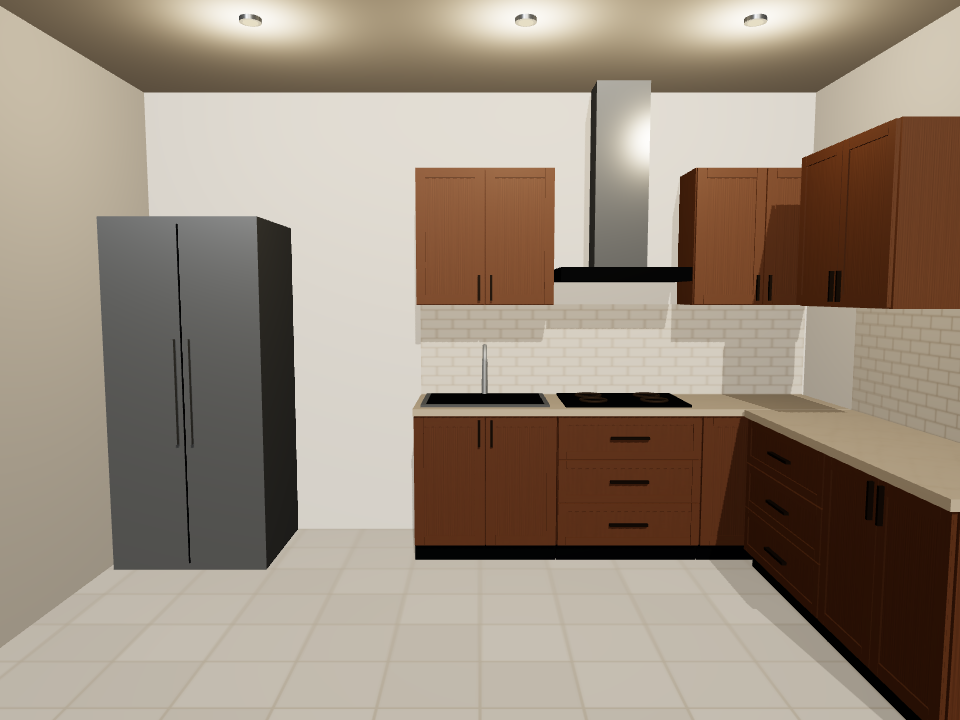
#> input picture renders/phase3_test/proto_before-0be2428299f3b11b-cam_front.png, 960 x 720 px
$ python cv_analyzer.py ../../renders/phase3_test/proto_before-0be2428299f3b11b-cam_front.png
#> lines starting #> are read from the running program, lines starting #| are printed output that depends on the picture
#!/usr/bin/env python3
"""
NoKabin Real Computer Vision Analyzer (Phase 4)
Analyzes 1-3 kitchen photographs using NumPy & Pillow to extract structural zones,
cabinet door seam cadence, dominant upper/lower paint colors, lighting warmth,
and candidate appliance/opening detections with explicit confidence scores.

Note: Monocular photographs alone cannot guarantee exact metric dimensions;
extracted visual structure must be fused with customer-supplied wall & height dimensions.
"""
import hashlib
import json
import sys
import numpy as np
from PIL import Image


def compute_sha256(path):
    h = hashlib.sha256()
    with open(path, "rb") as f:
        for chunk in iter(lambda: f.read(65536), b""):
            h.update(chunk)
    return h.hexdigest()


def rgb_to_hex(rgb):
    r, g, b = [int(max(0, min(255, round(v)))) for v in rgb]
    return f"#{r:02x}{g:02x}{b:02x}"


def dominant_median_rgb(patch):
    if patch.size == 0:
        return [150, 130, 110]
    flat = patch.reshape(-1, 3)
    lum = 0.299 * flat[:, 0] + 0.587 * flat[:, 1] + 0.114 * flat[:, 2]
    valid = flat[(lum > 28) & (lum < 238)]
    if len(valid) < 20:
        valid = flat
    med = np.median(valid, axis=0)
    return [float(med[0]), float(med[1]), float(med[2])]


def analyze_single_image(img_path, index):
    image_hash = compute_sha256(img_path)
    with Image.open(img_path) as im:
#> im is the input picture: PIL image 960x720 RGBA; mean R, G, B, A 153.4, 139, 123.7, 255
        im_rgb = im.convert("RGB")
        orig_w, orig_h = im_rgb.size
#> orig_w = 960; orig_h = 720
        resized = im_rgb.resize((320, 240), Image.Resampling.BILINEAR)
        arr = np.asarray(resized, dtype=np.float32)

    h, w, _ = arr.shape
#> h = 240; w = 320
    lum = 0.299 * arr[:, :, 0] + 0.587 * arr[:, :, 1] + 0.114 * arr[:, :, 2]

    # Ambient lighting stats & warm/cool balance
    mean_lum = float(np.mean(lum))
#> mean_lum = 141.6
    warmth = float(np.mean(arr[:, :, 0] - arr[:, :, 2]))  # positive = warm tone
#> warmth = 29.73
    sat = np.max(arr, axis=2) - np.min(arr, axis=2)

    # Vertical structural profile: locate countertop horizontal edge near middle band (y in 40%..68%)
    gy = np.abs(np.diff(lum, axis=0))
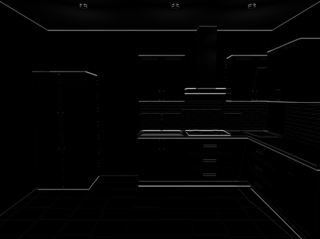
#> gy: shape (239, 320) float32; min 0, max 165.1, mean 3.8
    row_energy = np.mean(gy[:, int(w * 0.1):int(w * 0.9)], axis=1)
#> row_energy = 239 values, max 74.92 at index 30, min 0.225 at index 238, mean 4.18
    mid_start, mid_end = int(h * 0.40), int(h * 0.68)
#> mid_start = 96; mid_end = 163
    counter_row = int(mid_start + np.argmax(row_energy[mid_start:mid_end]))
#> counter_row = 130
    counter_y_ratio = round(counter_row / h, 3)
#> counter_y_ratio = 0.542

    # Upper zone: 12% .. counter_y - 14%; Lower zone: counter_y + 4% .. 88%
    upper_y0, upper_y1 = int(h * 0.12), max(int(h * 0.22), int(counter_row - h * 0.14))
#> upper_y0 = 28; upper_y1 = 96
    lower_y0, lower_y1 = min(int(h * 0.80), int(counter_row + h * 0.04)), int(h * 0.88)
#> lower_y0 = 139; lower_y1 = 211

    upper_patch = arr[upper_y0:upper_y1, int(w * 0.12):int(w * 0.88)]
    lower_patch = arr[lower_y0:lower_y1, int(w * 0.12):int(w * 0.88)]
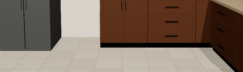
#> lower_patch: shape (72, 243, 3) float32; mean R, G, B 123.1, 106.2, 93.2

    upper_rgb = dominant_median_rgb(upper_patch)
#> in dominant_median_rgb, `lum = 0.299 * flat[:, 0] + 0.587 * flat[:, 1] + 0.114 * flat[:, 2]`: lum = 16524 values, max 252.1 at index 4308, min 0 at index 15456, mean 159.8
#> in dominant_median_rgb, `med = np.median(valid, axis=0)`: med = [208, 200, 187]
#> upper_rgb = [208, 200, 187]
    lower_rgb = dominant_median_rgb(lower_patch)
#> lower_rgb = [95, 86, 83]

    # Detect vertical door seams in lower cabinet band via vertical gradient peaks
    gx = np.abs(np.diff(lum[lower_y0:lower_y1, :], axis=1))
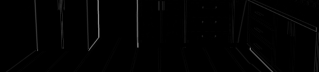
#> gx: shape (72, 319) float32; min 0, max 140.9, mean 2.3
    col_energy = np.mean(gx, axis=0)
#> col_energy = 319 values, max 68.24 at index 98, min 0.0113 at index 69, mean 2.3
    thresh = float(np.mean(col_energy) + 0.85 * np.std(col_energy))
#> thresh = 7.52
    seam_peaks = []
    min_gap = 18
    for x in range(int(w * 0.08), int(w * 0.92)):
        if col_energy[x] > thresh and (not seam_peaks or x - seam_peaks[-1] >= min_gap):
            seam_peaks.append(x)
#> after the loop, seam_peaks = [35, 60, 87, 136, 184]
    estimated_bays = max(3, min(8, len(seam_peaks) + 1))
#> estimated_bays = 6

    # Candidate structural component & appliance heuristics (normalized x in [0..1])
    components = []
    zone_conf_base = 0.82 if mean_lum > 45 and np.std(lum) > 20 else 0.62
#> zone_conf_base = 0.82

    # Split horizontal space into 5 vertical slices to locate major tall/appliances
    slices = 5
    sw = w // slices
#> sw = 64
    fridge_slice = None
    max_tall_score = -1.0
    for s in range(slices):
        x0, x1 = s * sw, (s + 1) * sw
        tall_patch_lum = lum[int(h * 0.16):int(h * 0.82), x0:x1]
        tall_patch_sat = sat[int(h * 0.16):int(h * 0.82), x0:x1]
        uniformity = 1.0 / (1.0 + float(np.std(tall_patch_lum)) / 25.0)
        low_sat = 1.0 if float(np.mean(tall_patch_sat)) < 28.0 else 0.35
        score = uniformity * low_sat
        if score > max_tall_score:
            max_tall_score = score
            fridge_slice = s
#> this loop made 5 passes
#> (uniformity, low_sat, score, max_tall_score) on pass 1: (0.38, 1, 0.38, 0.38)
#> (uniformity, low_sat, score) on passes 2 to 5: (0.268, 1, 0.268), (0.266, 0.35, 0.0929), (0.259, 0.35, 0.0905), (0.298, 0.35, 0.104)
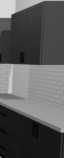
#> tall_patch_lum: shape (158, 64) float32; min 0, max 217.4, mean 89.4
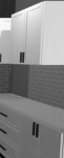
#> tall_patch_sat: shape (158, 64) float32; min 0, max 87, mean 46.7; drawn with min black and max white
#> after the loop, fridge_slice = 0; max_tall_score = 0.38

    fridge_side = "left" if (fridge_slice is not None and fridge_slice <= 1) else ("right" if fridge_slice is not None and fridge_slice >= 3 else "left")
#> fridge_side = 'left'

    # Dark cooktop glass zone near counter top
    ct_band_lum = lum[max(0, counter_row - 8):min(h, counter_row + 8), :]
    slice_darkness = [float(np.mean(ct_band_lum[:, s * sw:(s + 1) * sw])) for s in range(slices)]
#> slice_darkness = [125.1, 136.5, 160.5, 151.5, 149.6]
    stove_slice = int(np.argmin(slice_darkness))
#> stove_slice = 0
    stove_pos_norm = round((stove_slice + 0.5) / slices, 2)
#> stove_pos_norm = 0.1

    # Sink / faucet zone: high specular/metallic contrast right above counter band, avoiding stove slice
    faucet_band_lum = lum[max(0, counter_row - 26):max(1, counter_row - 2), :]
    faucet_band_sat = sat[max(0, counter_row - 26):max(1, counter_row - 2), :]
    sink_scores = []
    for s in range(slices):
        if s == stove_slice:
            sink_scores.append(-1.0)
            continue
        sl_lum = faucet_band_lum[:, s * sw:(s + 1) * sw]
        sl_sat = faucet_band_sat[:, s * sw:(s + 1) * sw]
        edge_v = float(np.mean(np.abs(np.diff(sl_lum, axis=1)))) if sl_lum.shape[1] > 2 else 0.0
        chrome_low_sat = 1.0 / (1.0 + float(np.mean(sl_sat)) / 20.0)
        sink_scores.append(edge_v * chrome_low_sat)
#> this loop made 5 passes
#> (edge_v, chrome_low_sat) on passes 2 to 5: (3.89, 0.7), (2.28, 0.483), (1.95, 0.462), (2.81, 0.406)
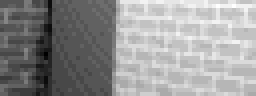
#> sl_sat: shape (24, 64) float32 (shown 4 times larger); min 17, max 38, mean 29.3; drawn with min black and max white
#> after the loop, sink_scores = [-1, 2.72, 1.1, 0.902, 1.14]
    sink_slice = int(np.argmax(sink_scores))
#> sink_slice = 1
    sink_pos_norm = round((sink_slice + 0.5) / slices, 2)
#> sink_pos_norm = 0.3

    # Layout hint: strong vertical perspective asymmetry between left/right outer edges indicates L/Galley depth
    left_edge_energy = float(np.mean(gy[:, :int(w * 0.18)]))
#> left_edge_energy = 1.32
    right_edge_energy = float(np.mean(gy[:, int(w * 0.82):]))
#> right_edge_energy = 3.71
    center_edge_energy = float(np.mean(gy[:, int(w * 0.30):int(w * 0.70)])) + 1e-3
#> center_edge_energy = 4.64
    side_ratio = max(left_edge_energy, right_edge_energy) / center_edge_energy
#> side_ratio = 0.8
    layout_hint = "l_shape" if side_ratio > 1.08 else "linear"
#> layout_hint = 'linear'

    # Bright overexposed patch in backsplash/upper wall -> localized window opening (not an all-white wall)
    window_detected = False
    window_x_norm = 0.5
    upper_bright = lum[int(h * 0.18):int(counter_row), :]
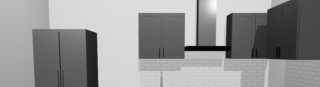
#> upper_bright: shape (87, 320) float32; min 0, max 252.1, mean 147.3
    if upper_bright.size > 0:
        bright_cols = np.mean(upper_bright > 235, axis=0)
#> bright_cols = 320 values, max 0.115 at index 213, min 0 at index 0, mean 0.0019
        overall_bright_frac = float(np.mean(upper_bright > 235))
#> overall_bright_frac = 0.0019
        if float(np.max(bright_cols)) > 0.50 and overall_bright_frac < 0.60:
            window_detected = True
            window_x_norm = round(float(np.argmax(bright_cols)) / w, 2)

    components.append({
        "id": f"photo{index+1}_wall_back",
        "type": "wall",
        "confidence": round(min(0.95, zone_conf_base + 0.08), 2),
    })
    components.append({
        "id": f"photo{index+1}_upper_zone",
        "type": "upper_cabinets",
        "colorHex": rgb_to_hex(upper_rgb),
        "estimatedBays": max(2, estimated_bays - 1),
        "confidence": round(zone_conf_base, 2),
    })
#> in rgb_to_hex, `r, g, b = [int(max(0, min(255, round(v)))) for v in rgb]`: r = 208; g = 200; b = 187
    components.append({
        "id": f"photo{index+1}_lower_zone",
        "type": "base_cabinets",
        "colorHex": rgb_to_hex(lower_rgb),
        "estimatedBays": estimated_bays,
        "confidence": round(min(0.94, zone_conf_base + 0.05), 2),
    })
    components.append({
        "id": f"photo{index+1}_countertop",
        "type": "countertop",
        "yRatio": counter_y_ratio,
        "confidence": round(zone_conf_base, 2),
    })
    components.append({
        "id": f"photo{index+1}_fridge_cue",
        "type": "fridge",
        "sideHint": fridge_side,
        "confidence": 0.72 if max_tall_score > 0.35 else 0.52,
    })
    components.append({
        "id": f"photo{index+1}_sink_cue",
        "type": "sink",
        "xNorm": sink_pos_norm,
        "confidence": 0.70,
    })
    components.append({
        "id": f"photo{index+1}_stove_cue",
        "type": "stove",
        "xNorm": stove_pos_norm,
        "confidence": 0.74,
    })
    if window_detected:
        components.append({
            "id": f"photo{index+1}_window_cue",
            "type": "window",
            "xNorm": window_x_norm,
            "confidence": 0.68,
        })

    return {
        "index": index,
        "imageHash": image_hash,
        "resolution": {"width": orig_w, "height": orig_h},
        "lighting": {
            "meanBrightness": round(mean_lum, 1),
            "warmthDelta": round(warmth, 1),
            "toneLabel": "گرم" if warmth > 8 else ("سرد" if warmth < -5 else "خنثی"),
        },
        "dominantColors": {
            "upperHex": rgb_to_hex(upper_rgb),
            "lowerHex": rgb_to_hex(lower_rgb),
        },
        "counterYRatio": counter_y_ratio,
        "estimatedBays": estimated_bays,
        "layoutHint": layout_hint,
        "fridgeSideHint": fridge_side,
        "sinkXNorm": sink_pos_norm,
        "stoveXNorm": stove_pos_norm,
        "windowDetected": window_detected,
        "windowXNorm": window_x_norm,
        "components": components,
        "overallConfidence": round(zone_conf_base, 2),
    }


def main():
    paths = sys.argv[1:]
    if not paths:
        print(json.dumps({"ok": False, "error": "No image paths provided"}))
        sys.exit(1)

    per_photo = []
    for idx, p in enumerate(paths):
        try:
            per_photo.append(analyze_single_image(p, idx))
        except Exception as exc:
            per_photo.append({"index": idx, "error": str(exc), "overallConfidence": 0.0, "components": []})

    valid_photos = [p for p in per_photo if "error" not in p]
#> valid_photos = 1 item
    if not valid_photos:
        print(json.dumps({"ok": False, "error": "All uploaded images failed CV analysis", "perPhoto": per_photo}))
        sys.exit(2)

    avg_bays = int(round(np.mean([p["estimatedBays"] for p in valid_photos])))
#> avg_bays = 6
    avg_conf = float(np.mean([p["overallConfidence"] for p in valid_photos]))
#> avg_conf = 0.82
    multi_angle_bonus = 0.06 if len(valid_photos) >= 2 else 0.0
#> multi_angle_bonus = 0
    reconciled_conf = round(min(0.95, avg_conf + multi_angle_bonus), 2)
#> reconciled_conf = 0.82

    fridge_votes = [p["fridgeSideHint"] for p in valid_photos]
#> fridge_votes = ['left']
    fridge_side = max(set(fridge_votes), key=fridge_votes.count)
#> fridge_side = 'left'
    layout_votes = [p["layoutHint"] for p in valid_photos]
#> layout_votes = ['linear']
    layout_hint = max(set(layout_votes), key=layout_votes.count)
#> layout_hint = 'linear'
    window_detected = any(p["windowDetected"] for p in valid_photos)
#> window_detected = False
    window_x = next((p["windowXNorm"] for p in valid_photos if p["windowDetected"]), 0.5)
#> window_x = 0.5

    avg_sink_x = round(float(np.mean([p["sinkXNorm"] for p in valid_photos])), 2)
#> avg_sink_x = 0.3
    avg_stove_x = round(float(np.mean([p["stoveXNorm"] for p in valid_photos])), 2)
#> avg_stove_x = 0.1

    result = {
        "ok": True,
        "photosAnalyzed": len(valid_photos),
        "imageHashes": [p["imageHash"] for p in valid_photos],
        "perPhoto": per_photo,
        "reconciled": {
            "upperColorHex": valid_photos[0]["dominantColors"]["upperHex"],
            "lowerColorHex": valid_photos[0]["dominantColors"]["lowerHex"],
            "lightingTone": valid_photos[0]["lighting"]["toneLabel"],
            "estimatedCabinetBays": avg_bays,
            "layoutHint": layout_hint,
            "fridgeSideHint": fridge_side,
            "sinkXNorm": avg_sink_x,
            "stoveXNorm": avg_stove_x,
            "windowDetected": window_detected,
            "windowXNorm": window_x,
            "averageConfidence": reconciled_conf,
            "requiresCustomerDimensions": True,
        },
    }
    print(json.dumps(result, ensure_ascii=False))
#> (printed output is left out)


if __name__ == "__main__":
    main()

$ run again, on renders/phase3_test/proto_before-0be2428299f3b11b-cam_right.png
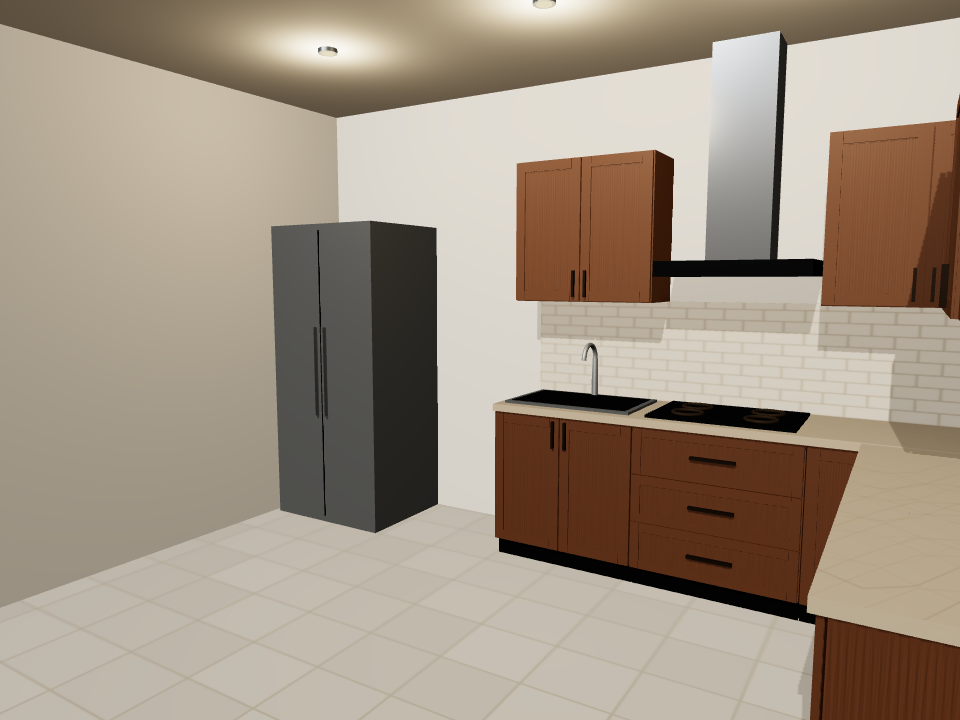
#> input picture renders/phase3_test/proto_before-0be2428299f3b11b-cam_right.png, 960 x 720 px
#> in analyze_single_image, im is the input picture: PIL image 960x720 RGBA; mean R, G, B, A 160.7, 146.6, 130.5, 255
#> mean_lum = 149
#> warmth = 30.14
#> row_energy = 239 values, max 26.01 at index 91, min 0.253 at index 40, mean 3.86
#> counter_row = 135
#> counter_y_ratio = 0.562
#> upper_y0 = 28; upper_y1 = 101
#> lower_y0 = 144; lower_y1 = 211
#> in dominant_median_rgb, `lum = 0.299 * flat[:, 0] + 0.587 * flat[:, 1] + 0.114 * flat[:, 2]`: lum = 17739 values, max 222.4 at index 170, min 0 at index 14571, mean 160.9
#> med = [190, 179, 160]
#> lower_rgb = [158, 149, 133]
#> col_energy = 319 values, max 59.96 at index 164, min 0.243 at index 4, mean 2.13
#> thresh = 6.34
#> after the loop in analyze_single_image, `for x in range(int(w * 0.08), int(w * 0.92)):`: seam_peaks = [92, 124, 144, 163, 188, 208, 266]
#> estimated_bays = 8
#> zone_conf_base = 0.82
#> the loop in analyze_single_image, `for s in range(slices):` made 5 passes
#> (uniformity, low_sat, score, max_tall_score) on pass 1: (0.684, 1, 0.684, 0.684)
#> after the loop in analyze_single_image, `for s in range(slices):`:
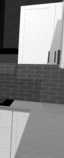
#> tall_patch_sat: shape (158, 64) float32; min 0, max 83, mean 45; drawn with min black and max white
#> after the loop in analyze_single_image, `for s in range(slices):`: fridge_slice = 0; max_tall_score = 0.684
#> in analyze_single_image, `fridge_side = "left" if (fridge_slice is not None and fridge_slice <= ..`: fridge_side = 'left'
#> slice_darkness = [155.3, 110.1, 120.9, 118.9, 167.3]
#> stove_slice = 1
#> stove_pos_norm = 0.3
#> the loop in analyze_single_image, `for s in range(slices):` made 5 passes
#> (edge_v, chrome_low_sat) on passes 1, 3, 4, 5: (0.0793, 0.417), (3.76, 0.615), (3.77, 0.485), (1.99, 0.463)
#> after the loop in analyze_single_image, `for s in range(slices):`: sink_scores = [0.0331, -1, 2.32, 1.83, 0.922]
#> sink_slice = 2
#> sink_pos_norm = 0.5
#> left_edge_energy = 0.948
#> right_edge_energy = 4.2
#> center_edge_energy = 3.99
#> side_ratio = 1.05
#> in analyze_single_image, `layout_hint = "l_shape" if side_ratio > 1.08 else "linear"`: layout_hint = 'linear'
#> in analyze_single_image, `upper_bright = lum[int(h * 0.18):int(counter_row), :]`:
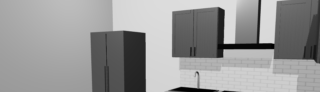
#> upper_bright: shape (92, 320) float32; min 0, max 221.5, mean 151.3
#> bright_cols = 320 values from 0 to 0
#> overall_bright_frac = 0
#> r = 190; g = 179; b = 160
#> valid_photos = 1 item
#> avg_bays = 8
#> avg_conf = 0.82
#> multi_angle_bonus = 0
#> reconciled_conf = 0.82
#> fridge_votes = ['left']
#> in main, `fridge_side = max(set(fridge_votes), key=fridge_votes.count)`: fridge_side = 'left'
#> layout_votes = ['linear']
#> in main, `layout_hint = max(set(layout_votes), key=layout_votes.count)`: layout_hint = 'linear'
#> window_detected = False
#> window_x = 0.5
#> avg_stove_x = 0.3
#> (printed output is left out)

$ run again, on renders/phase3_test/proto_before-4c90de7103c3655b-cam_left.png
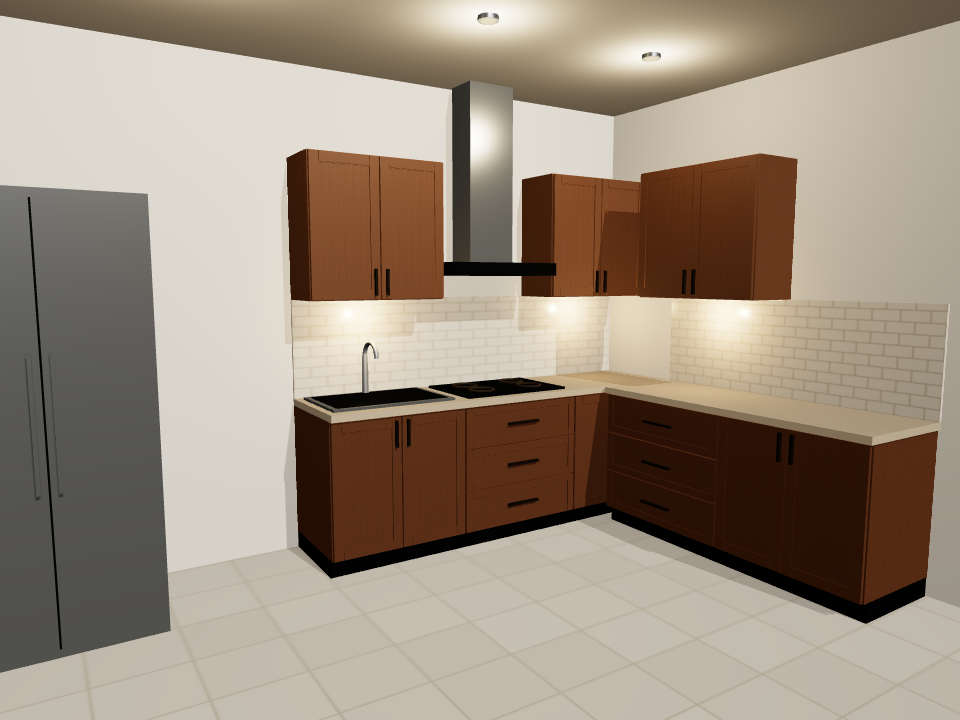
#> input picture renders/phase3_test/proto_before-4c90de7103c3655b-cam_left.png, 960 x 720 px
#> in analyze_single_image, im is the input picture: PIL image 960x720 RGBA; mean R, G, B, A 155, 140.7, 125.3, 255
#> mean_lum = 143.2
#> warmth = 29.64
#> row_energy = 239 values, max 42.46 at index 99, min 0.0937 at index 45, mean 4.23
#> counter_row = 99
#> counter_y_ratio = 0.412
#> upper_y0 = 28; upper_y1 = 65
#> lower_y0 = 108; lower_y1 = 211
#> in dominant_median_rgb, `lum = 0.299 * flat[:, 0] + 0.587 * flat[:, 1] + 0.114 * flat[:, 2]`: lum = 8991 values, max 252.8 at index 4251, min 31.15 at index 7348, mean 176.8
#> med = [210, 200, 181]
#> lower_rgb = [193, 184, 170]
#> col_energy = 319 values, max 41.96 at index 98, min 0.00401 at index 33, mean 3.01
#> thresh = 6.81
#> after the loop in analyze_single_image, `for x in range(int(w * 0.08), int(w * 0.92)):`: seam_peaks = [51, 94, 120]
#> estimated_bays = 4
#> zone_conf_base = 0.82
#> the loop in analyze_single_image, `for s in range(slices):` made 5 passes
#> (uniformity, low_sat, score, max_tall_score) on pass 1: (0.302, 1, 0.302, 0.302)
#> after the loop in analyze_single_image, `for s in range(slices):`:
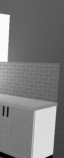
#> tall_patch_sat: shape (158, 64) float32; min 0, max 76, mean 37.2; drawn with min black and max white
#> after the loop in analyze_single_image, `for s in range(slices):`: fridge_slice = 0; max_tall_score = 0.302
#> in analyze_single_image, `fridge_side = "left" if (fridge_slice is not None and fridge_slice <= ..`: fridge_side = 'left'
#> slice_darkness = [121.4, 177.5, 155.7, 133.4, 162.3]
#> stove_slice = 0
#> stove_pos_norm = 0.1
#> the loop in analyze_single_image, `for s in range(slices):` made 5 passes
#> (edge_v, chrome_low_sat) on passes 2 to 5: (5.11, 0.308), (8.69, 0.286), (2.52, 0.225), (2.38, 0.367)
#> after the loop in analyze_single_image, `for s in range(slices):`: sink_scores = [-1, 1.57, 2.49, 0.567, 0.872]
#> sink_slice = 2
#> sink_pos_norm = 0.5
#> left_edge_energy = 1.79
#> right_edge_energy = 2.63
#> center_edge_energy = 5.85
#> side_ratio = 0.449
#> in analyze_single_image, `layout_hint = "l_shape" if side_ratio > 1.08 else "linear"`: layout_hint = 'linear'
#> in analyze_single_image, `upper_bright = lum[int(h * 0.18):int(counter_row), :]`:
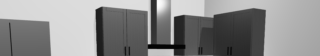
#> upper_bright: shape (56, 320) float32; min 1.89, max 252.8, mean 139.6
#> bright_cols = 320 values, max 0.161 at index 157, min 0 at index 0, mean 0.00268
#> overall_bright_frac = 0.00268
#> r = 210; g = 200; b = 181
#> valid_photos = 1 item
#> avg_bays = 4
#> avg_conf = 0.82
#> multi_angle_bonus = 0
#> reconciled_conf = 0.82
#> fridge_votes = ['left']
#> in main, `fridge_side = max(set(fridge_votes), key=fridge_votes.count)`: fridge_side = 'left'
#> layout_votes = ['linear']
#> in main, `layout_hint = max(set(layout_votes), key=layout_votes.count)`: layout_hint = 'linear'
#> window_detected = False
#> window_x = 0.5
#> avg_stove_x = 0.1
#> (printed output is left out)
